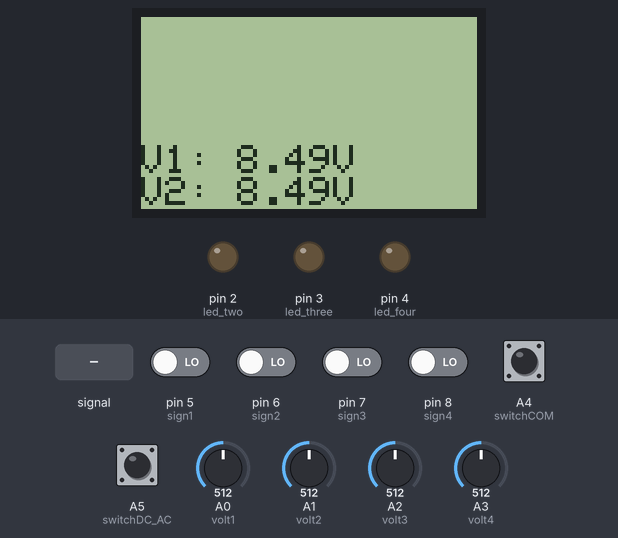
Bench run of a sketch on a simulated Arduino Uno, built with avr-gcc and run on an emulated ATmega328P. Parts: 84×48 one-colour display, output pins drawn as LEDs (lit = HIGH). The inputs (shaded band) are chosen by the test bench; at power-on: A4 (switchCOM), A5 (switchDC_AC), pin 5 (sign1), pin 6 (sign2), pin 7 (sign3), pin 8 (sign4) LOW, A2 (volt3) = 512, A1 (volt2) = 512, A0 (volt1) = 512, A3 (volt4) = 512.

Above: at 0.76 s.
1.3 s: A1 (volt2) fed a 200 Hz sine of ±460 counts around its level
At 2.5 s:
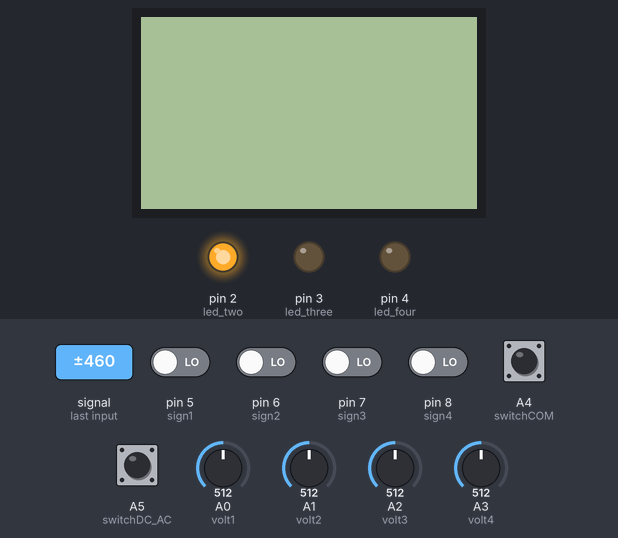
2.9 s: A2 (volt3) set to 841
4.5 s: A2 (volt3) set to 861
At 6.0 s:
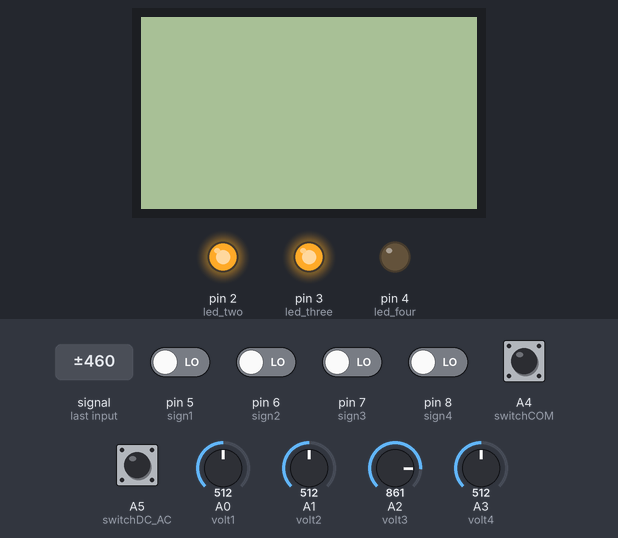
6.3 s: A5 (switchDC_AC) pulled HIGH for 3.2 s
At 9.8 s:
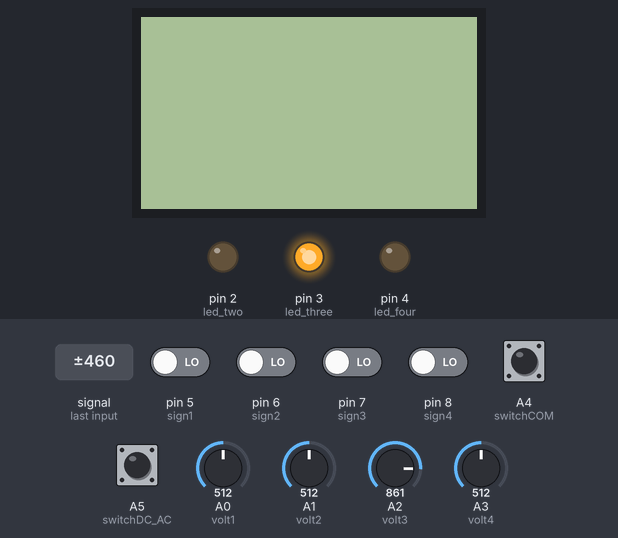
14.0 s: A1 (volt2) set to 306
At 15.2 s:
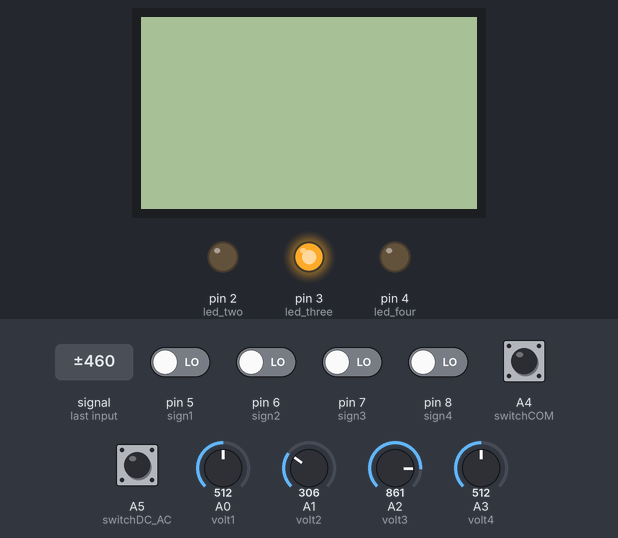
Timing chart, 0 to 17.0 s (numbered marks = the images above; inputs shaded):
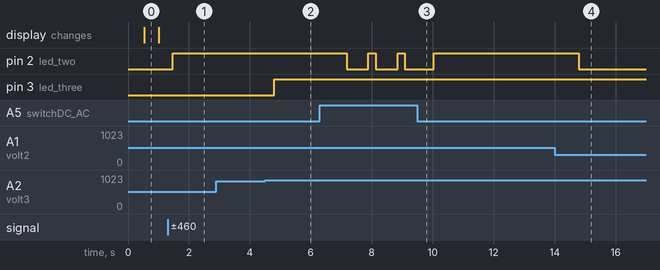

The sketch:

voltmeter.ino
```cpp
//Solucion laboratorio 3
//Profesor Marco Villalta
//Alumnos Darieth Saddam Fonseca y Bryan Salazar Martínez
//Curso Microcontroladores

#include <Adafruit_PCD8544.h>
#include <SoftwareSerial.h>
//Pines analógicos de entradas de tensión
int volt1 = A0;
int volt2 = A1;
int volt3 = A2;
int volt4 = A3;
int switchDC_AC = A5;
int switchCOM = A4;//falta
//Signos de las señales DC
int sign1 = 5;
int sign2 = 6;
int sign3 = 7;
int sign4 = 8;
//leds
int led_one = 1;
int led_two = 2;
int led_three = 3;
int led_four = 4;
//Variables de almacenar tensiones:
float v1 = 0;
float v2 = 0;
float v3 = 0;
float v4 = 0;
float valSign1 = 0;
float valSign2 = 0;
float valSign3 = 0;
float valSign4 = 0;
float valSwitchDC_AC = 0;
float valSwitchCOM = 0;
float temp1 = 0;
float temp2 = 0;
float temp3 = 0;
float temp4 = 0;
int bandera = 0;
// Conexiones del PCD8544
#define CLK 13
#define DIN 12
#define DC 11
#define CS 10
#define RST 9
//Configuración de la pantalla
Adafruit_PCD8544 display = Adafruit_PCD8544(CLK, DIN, DC, CS, RST);
SoftwareSerial mySerial(0,1);//RX, TX
void setup() {
  Serial.begin(9600);
  //Pines de tensión
  pinMode(volt1, INPUT);
  pinMode(volt2, INPUT);
  pinMode(volt3, INPUT);
  pinMode(volt4, INPUT);
  pinMode(sign1, INPUT);
  pinMode(sign2, INPUT);
  pinMode(sign3, INPUT);
  pinMode(sign4, INPUT);
  pinMode(switchDC_AC, INPUT);
  pinMode(switchCOM, INPUT);
  // Pines de los leds
  pinMode(led_one, OUTPUT);
  pinMode(led_two, OUTPUT);
  pinMode(led_three, OUTPUT);
  pinMode(led_four, OUTPUT);
  display.begin();//pantalla
  display.setContrast(50); // Ajustar el contraste de la pantalla (0-127)
  // Limpiar la pantalla
  display.clearDisplay();
}
void loop() {
  int i = 0;
  valSwitchDC_AC = digitalRead(switchDC_AC);//Leer si se quiere AC o DC
  valSwitchCOM = digitalRead(switchCOM);//Com
  if(bandera == 0){
    bandera = 1;
  }
  else if(valSwitchDC_AC == 1){//lectura en DC y comunicacion deshabilitada
    for(i = 0; i<500; i++){
      v1 = analogRead(volt1);
      v2 = analogRead(volt2);
      v3 = analogRead(volt3);
      v4 = analogRead(volt4);
    }
    v1 = v1 * (5.0 / 1023.0);
    v2 = v2 * (5.0 / 1023.0);
    v3 = v3 * (5.0 / 1023.0);
    v4 = v4 * (5.0 / 1023.0);
    valSign1 = digitalRead(sign1);
    valSign2 = digitalRead(sign2);
    valSign3 = digitalRead(sign3);
    valSign4 = digitalRead(sign4);
    if(valSign1 == 0){//valor negativo
      v1 = -4.8*v1;//Esto xq se tiene una ganancia 4.8
    }
    else{//valor positivo
      v1 = v1 + (v1/1000.0)*3800.0;
    }
    if(valSign2 == 0){//valor negativo
      v2 = -4.8*v2;//Esto xq se tiene una ganancia de 24000
    }
    else{//valor positivo
      v2 = v2 + (v2/1000.0)*3800.0;
    }
    if(valSign3 == 0){//valor negativo
      v3 = -4.8*v3;//Esto xq se tiene una ganancia de 24000
    }
    else{//valor positivo
      v3 = v3 + (v3/1000.0)*3800.0;
    }
    if(valSign1 == 0){//valor negativo
      v4 = -4.8*v4;//Esto xq se tiene una ganancia de 24000
    }
    else{//valor positivo
      v4 = v4 + (v4/1000.0)*3800.0;
    }
  }
  else if(valSwitchDC_AC == 0){//lectura en AC y comunicacion deshabilitada
    for(i = 0; i<1000; i++){
      temp1 = analogRead(volt1);
      if(temp1 > v1){
        v1 = temp1;
      }
      temp2 = analogRead(volt2);
      if(temp2 > v2){
        v2 = temp2;
      }
      temp3 = analogRead(volt3);
      if(temp3 > v3){
        v3 = temp3;
      }
      temp4 = analogRead(volt4);
      if(temp4 > v4){
        v4 = temp4;
      }
    }
    v1 = v1 * (5.0 / 1023.0);
    v1 = v1 + (v1/1000.0)*3800.0;
    v1 = v1 * 0.7071;
    v2 = v2 * (5.0 / 1023.0);
    v2 = v2 + (v2/1000.0)*3800.0;
    v2 = v2 * 0.7071;
    v3 = v3 * (5.0 / 1023.0);
    v3 = v3 + (v3/1000.0)*3800.0;
    v3 = v3 * 0.7071;
    v4 = v4 * (5.0 / 1023.0);
    v4 = v4 + (v4/1000.0)*3800.0;
    v4 = v4 * 0.7071;
  }
  if((v1 > 20 || v1 < -20) && valSwitchDC_AC == 1){
    digitalWrite(led_one, 1);
  }
  else if(v1 > 14.1 && valSwitchDC_AC == 0){
    digitalWrite(led_one, 1);
  }
  else{
    digitalWrite(led_one, 0);
  }
  if((v2 > 20 || v2 < -20) && valSwitchDC_AC == 1){
    digitalWrite(led_two, 1);
  }
  else if(v2 > 14.1 && valSwitchDC_AC == 0){
    digitalWrite(led_two, 1);
  }
  else{
    digitalWrite(led_two, 0);
  }
  if((v3 > 20 || v3 < -20) && valSwitchDC_AC == 1){
    digitalWrite(led_three, 1);
  }
  else if(v3 > 14.1 && valSwitchDC_AC == 0){
    digitalWrite(led_three, 1);
  }
  else{
    digitalWrite(led_three, 0);
  }
  if((v4 > 20 || v4 < -20) && valSwitchDC_AC == 1){
    digitalWrite(led_four, 1);
  }
  else if(v4 > 14.1 && valSwitchDC_AC == 0){
    digitalWrite(led_four, 1);
  }
  else{
    digitalWrite(led_four, 0);
  }
  if(valSwitchCOM == 1){
    mySerial.listen();
    Serial.println(v1);
    Serial.println(v2);
    Serial.println(v3);
    Serial.println(v4);
    mySerial.stopListening();
  }
  display.print("V1: ");
  display.print(v1);
  display.println("V");
  display.print("V2: ");
  display.print(v2);
  display.println("V");
  display.print("V3: ");
  display.print(v3);
  display.println("V");
  display.print("V4: ");
  display.print(v4);
  display.println("V");
  display.display(); // Actualizar la pantalla
  display.clearDisplay();
}
```

Measured:
- the behaviour switches between 849 and 850 on A2 (volt3) (found by bisection; images 1 and 2)
- after the input at 1.3 s, pin 2 (led_two): LOW → HIGH after 0.16 s
- after the input at 2.9 s, every drawn part: stays the same
- after the input at 4.5 s, pin 3 (led_three): LOW → HIGH after 0.29 s
- after the input at 6.3 s, pin 2 (led_two): goes LOW 0.72 s, HIGH 0.24 s, LOW 0.72 s, HIGH 0.24 s, LOW 0.95 s, then HIGH, starting after 0.88 s
- after the input at 14.0 s, pin 2 (led_two): HIGH → LOW after 0.80 s
- what the display in image 0 shows lasts 0.5 s, from 0.5 s to 1.0 s
